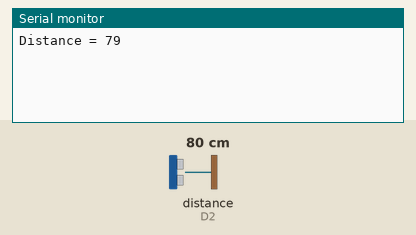
Recording of a sketch running on a simulated ESP8266 (NodeMCU). Shown: the last lines printed to the serial monitor. Wiring (inferred from the names in the program): ultrasonic range finder: trigger D1; echo D2. Inputs (shaded band) come from the test bench; at power-on: distance to the obstacle (sensor on D2) 80 cm. The echo pulse lasts 58.3 µs per cm; WiFi joins after 1.5 s; servers stay silent unless stated.

Above: at 3.0 s.
3.1 s: distance to the obstacle (sensor on D2) set to 2 cm
At 4.1 s:
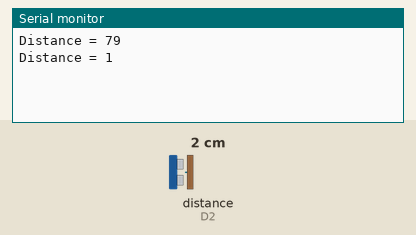
4.6 s: distance to the obstacle (sensor on D2) set to 4 cm
At 5.6 s:
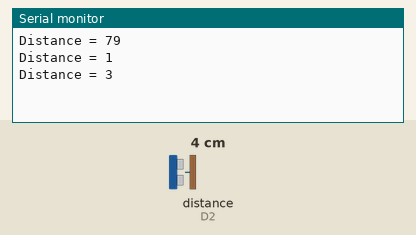
Timing chart, 0 to 7.6 s (numbered marks = the images above; inputs shaded):
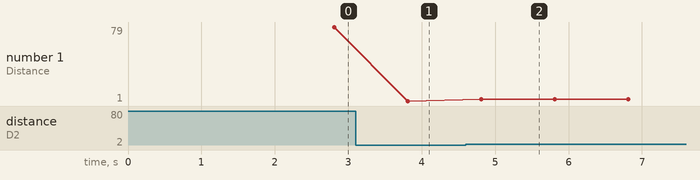

The sketch:

sensor_Jarak_BLYNK.ino
```cpp
#define BLYNK_PRINT Serial
#define BLYNK_TEMPLATE_ID "TMPLql3oJmGY"
#define BLYNK_DEVICE_NAME "sensor jarak"
#include <ESP8266WiFi.h>
#include <BlynkSimpleEsp8266.h>

#define  trig  D1
#define  echo  D2

long duration;
int distance;

// Auth Token dari Blynk App.

char auth[] = "7v18iho4vB2LVWSNyHikMLxgdWqmxPPq";
char ssid[] = "Infinix HOT 10S";   // your ssid
char pass[] = "sitiyho9"; // your pass

BlynkTimer timer;

void setup()
{
  // Debug console
  pinMode(trig, OUTPUT);  // trigPin sebagai output ==> trigger keluarnya sinyal
  pinMode(echo, INPUT);   // echoPin sebagai input ==> menangkap sinyal pantul dari benda
  Serial.begin(9600);
  Blynk.begin(auth, ssid, pass);

  // Setup a function to be called every second
  timer.setInterval(1000L, sendSensor);
}

void loop()
{
  Blynk.run();
  timer.run();
}
void sendSensor()
{
  digitalWrite(trig, LOW);   // Makes trigPin low
  delayMicroseconds(2);       // delay

  digitalWrite(trig, HIGH);  // tigPin high
  delayMicroseconds(10);      // trigPin high for 10 micro seconds
  digitalWrite(trig, LOW);   // trigPin low

  duration = pulseIn(echo, HIGH);   //Read echo pin, time in microseconds
  distance = duration * 0.034 / 2;   //Calculating actual/real distance

  Serial.print("Distance = ");        //output jarak di serial monitor
  Serial.println(distance);

  Blynk.virtualWrite(V0, distance);
  delay(1000);                        //Pause for 3 seconds and start measuring distance again
}
```

Measured:
- after the input at 3.1 s, the serial monitor: prints a new line after 0.71 s (image 1)
- after the input at 4.6 s, the serial monitor: prints a new line after 0.21 s (image 2)
- plotted number 1: 79 → 1 after the input at 3.1 s, 1 → 3 after the input at 4.6 s
